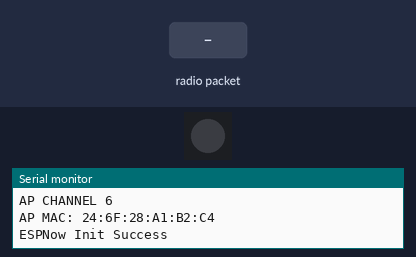
A sketch run on a simulated ESP32. On the bench: 1 RGB LEDs in strip order, left to right, the last lines printed to the serial monitor. The test bench sets the inputs (shaded band).

Above: at 2.4 s.
2.5 s: radio packet "PASSWORD12345678" arrives
4.0 s: radio packet "1" arrives
At 5.2 s:
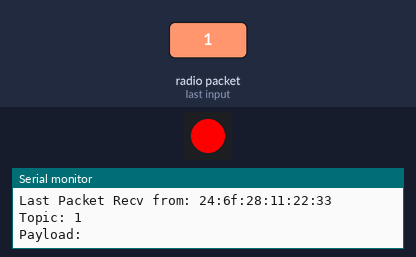
5.5 s: radio packet "PASSWORD1" arrives
At 6.5 s:
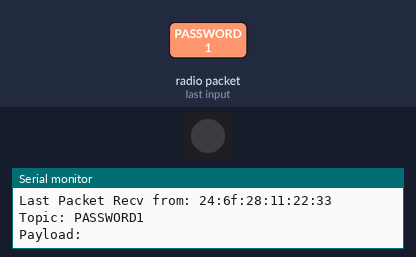
7.0 s: radio packet "0" arrives
At 7.7 s:
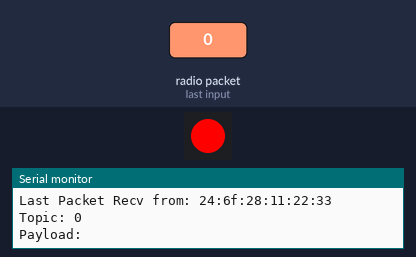
Timing chart, 0 to 9.5 s (numbered marks = the images above; inputs shaded):
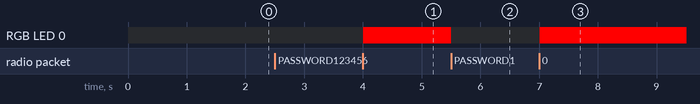

Measured:
- after the input at 4.0 s, RGB LED 0: off → RGB(255, 0, 0) at once
- after the input at 5.5 s, RGB LED 0: RGB(255, 0, 0) → off at once
- after the input at 7.0 s, RGB LED 0: off → RGB(255, 0, 0) at once

The sketch:

Slave2.ino
```cpp
// afegit lectura segons estructura


#include <FastLED.h>
#define NUM_LEDS 1
#define DATA_PIN 6
CRGB leds[NUM_LEDS];


#include <esp_now.h>
#include <WiFi.h>

#define CHANNEL 1
int state = 0;

// #define CRYPTO_KEY "PASSWORD12345678"//"PASSWORD1"  // La mateixa clau de xifratge que en el dispositiu broker


typedef struct {
  // bool estat;
  char topic[50];
  char payload[50];
} struct_message;


// Init ESP Now with fallback
void InitESPNow() {
  WiFi.disconnect();
  if (esp_now_init() == ESP_OK) {
    Serial.println("ESPNow Init Success");
  }
  else {
    Serial.println("ESPNow Init Failed");
    // Retry InitESPNow, add a counte and then restart?
    // InitESPNow();
    // or Simply Restart
    ESP.restart();
  }
}

// config AP SSID
void configDeviceAP() {
  const char *SSID = "Slave_1";
  bool result = WiFi.softAP(SSID, "Slave_1_Password", CHANNEL, 0);
  if (!result) {
    Serial.println("AP Config failed.");
  } else {
    Serial.println("AP Config Success. Broadcasting with AP: " + String(SSID));
    Serial.print("AP CHANNEL "); Serial.println(WiFi.channel());
  }
}


void OnDataRecv(const esp_now_recv_info_t *recv_info, const uint8_t *data, int data_len) {
  char macStr[18];
  snprintf(macStr, sizeof(macStr), "%02x:%02x:%02x:%02x:%02x:%02x",
           recv_info->src_addr[0], recv_info->src_addr[1], recv_info->src_addr[2],
           recv_info->src_addr[3], recv_info->src_addr[4], recv_info->src_addr[5]);
  Serial.print("Last Packet Recv from: "); Serial.println(macStr);

  // Interpretar les dades com a estructura
  const struct_message* msg = (const struct_message*) data;
  Serial.print("Topic: "); Serial.println(msg->topic);
  Serial.print("Payload: "); Serial.println(msg->payload);
  Serial.println();

  // digitalWrite(19, (state) ? HIGH : LOW);
  // digitalWrite(21, (state) ? HIGH : LOW);

  if(state){
    leds[0] = CRGB::Red;
    FastLED.show();
  }else{
    leds[0] = CRGB::Black;
    FastLED.show();
  }
  state = !state;
}


void setup() {
  //pinMode(3, OUTPUT);
  //digitalWrite(3, HIGH);
  // pinMode(19, OUTPUT);
  // pinMode(21, OUTPUT);

  Serial.begin(115200);
  Serial.println("ESPNow/Basic/Slave Example");
  FastLED.addLeds<NEOPIXEL, DATA_PIN>(leds, NUM_LEDS);

  //Set device in AP mode to begin with
  delay(1000);
  WiFi.mode(WIFI_MODE_STA);
  Serial.println(WiFi.macAddress());


  WiFi.mode(WIFI_AP);
  // WiFi.mode(WIFI_AP_STA);

  // configure device AP mode
  configDeviceAP();
  // This is the mac address of the Slave in AP Mode
  Serial.print("AP MAC: "); Serial.println(WiFi.softAPmacAddress());
  // Init ESPNow with a fallback logic
  InitESPNow();

  // esp_now_set_pmk((uint8_t *)CRYPTO_KEY);

  // esp_now_peer_info_t peerInfo = {};
  // uint8_t masterMac[] = { 0x60, 0x55, 0xf9, 0x69, 0xb3, 0x78 }; // <-- 60:55:f9:69:b3:78
  // memcpy(peerInfo.peer_addr, masterMac, 6);
  // peerInfo.channel = 0;
  // peerInfo.encrypt = true;

  // if (esp_now_add_peer(&peerInfo) != ESP_OK) {
  //   Serial.println("Failed to add peer");
  // }


  // Once ESPNow is successfully Init, we will register for recv CB to
  // get recv packer info.
  esp_now_register_recv_cb(OnDataRecv);

  delay(100);
  leds[0] = CRGB::Black;
  FastLED.show();
  delay(100);
  leds[0] = CRGB::Black;
  FastLED.show();
}


void loop() {

}
```
